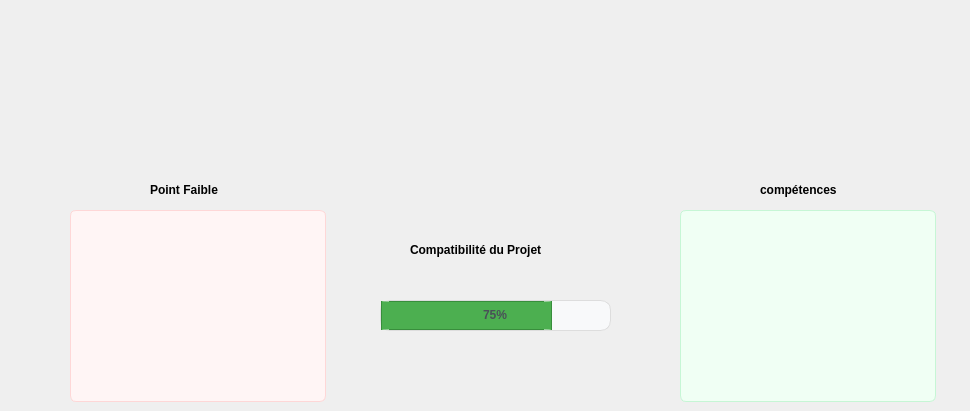
   <widget class="QWidget" name="tab_5">
    <attribute name="title">
     <string>Compatibilité</string>
    </attribute>
    <widget class="QProgressBar" name="compatibilityProgress">
     <property name="geometry">
      <rect>
       <x>380</x>
       <y>300</y>
       <width>231</width>
       <height>31</height>
      </rect>
     </property>
     <property name="styleSheet">
      <string notr="true">#compatibilityProgress {
    border: 1px solid #ddd;
    border-radius: 10px;
    background-color: #f8f9fa;
    height: 24px;
    text-align: center;
    font-weight: bold;
    color: #495057;
}

/* Green portion (strengths) */
#compatibilityProgress::chunk {
    background-color: #4CAF50;
    border-radius: 8px 0 0 8px;
    border: 1px solid #388E3C;
}

/* Red portion (weaknesses) - requires manual calculation */
#compatibilityProgress::chunk:disabled {
    background-color: #F44336;
    border-radius: 0 8px 8px 0;
    border: 1px solid #D32F2F;
}</string>
     </property>
     <property name="value">
      <number>75</number>
     </property>
    </widget>
    <widget class="QLabel" name="clientPhotoLabel">
     <property name="geometry">
      <rect>
       <x>400</x>
       <y>10</y>
       <width>181</width>
       <height>171</height>
      </rect>
     </property>
     <property name="text">
      <string/>
     </property>
     <property name="pixmap">
      <pixmap>../../../akkar/Downloads/anonyme.png</pixmap>
     </property>
     <property name="scaledContents">
      <bool>true</bool>
     </property>
    </widget>
    <widget class="QLabel" name="label_32">
     <property name="geometry">
      <rect>
       <x>410</x>
       <y>240</y>
       <width>161</width>
       <height>20</height>
      </rect>
     </property>
     <property name="styleSheet">
      <string notr="true">font-weight: bold; </string>
     </property>
     <property name="text">
      <string>Compatibilité du Projet</string>
     </property>
    </widget>
    <widget class="QListWidget" name="strengthsList">
     <property name="geometry">
      <rect>
       <x>680</x>
       <y>210</y>
       <width>256</width>
       <height>192</height>
      </rect>
     </property>
     <property name="styleSheet">
      <string notr="true">#strengthsList {
    background-color: #f0fff4;
    border: 1px solid #c6f6d5;
    border-radius: 6px;
    font-size: 14px;
}

#strengthsList::item {
    background-color: #c6f6d5;
    border-radius: 4px;
    padding: 6px;
    margin: 3px;
    color: #22543d;
}</string>
     </property>
    </widget>
    <widget class="QListWidget" name="weaknessesList">
     <property name="geometry">
      <rect>
       <x>70</x>
       <y>210</y>
       <width>256</width>
       <height>192</height>
      </rect>
     </property>
     <property name="styleSheet">
      <string notr="true">#weaknessesList {
    background-color: #fff5f5;
    border: 1px solid #fed7d7;
    border-radius: 6px;
    font-size: 14px;
}

#weaknessesList::item {
    background-color: #fed7d7;
    border-radius: 4px;
    padding: 6px;
    margin: 3px;
    color: #822727;
}</string>
     </property>
    </widget>
    <widget class="QLabel" name="label_33">
     <property name="geometry">
      <rect>
       <x>150</x>
       <y>180</y>
       <width>161</width>
       <height>20</height>
      </rect>
     </property>
     <property name="styleSheet">
      <string notr="true">font-weight: bold; </string>
     </property>
     <property name="text">
      <string>Point Faible</string>
     </property>
    </widget>
    <widget class="QLabel" name="label_34">
     <property name="geometry">
      <rect>
       <x>760</x>
       <y>180</y>
       <width>101</width>
       <height>20</height>
      </rect>
     </property>
     <property name="styleSheet">
      <string notr="true">font-weight: bold; </string>
     </property>
     <property name="text">
      <string>compétences</string>
     </property>
    </widget>
    <widget class="QLabel" name="clientNameLabel">
     <property name="geometry">
      <rect>
       <x>730</x>
       <y>50</y>
       <width>231</width>
       <height>21</height>
      </rect>
     </property>
     <property name="text">
      <string/>
     </property>
    </widget>
   </widget>
